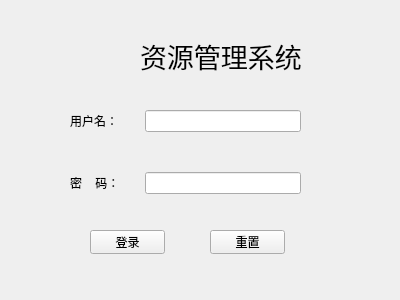
<?xml version="1.0" encoding="UTF-8"?>
<ui version="4.0">
 <class>Form</class>
 <widget class="QWidget" name="Form">
  <property name="geometry">
   <rect>
    <x>0</x>
    <y>0</y>
    <width>400</width>
    <height>300</height>
   </rect>
  </property>
  <property name="windowTitle">
   <string>管理员登录</string>
  </property>
  <widget class="QWidget" name="formLayoutWidget">
   <property name="geometry">
    <rect>
     <x>60</x>
     <y>100</y>
     <width>251</width>
     <height>111</height>
    </rect>
   </property>
   <layout class="QFormLayout" name="formLayout">
    <property name="horizontalSpacing">
     <number>25</number>
    </property>
    <property name="verticalSpacing">
     <number>40</number>
    </property>
    <property name="leftMargin">
     <number>10</number>
    </property>
    <property name="topMargin">
     <number>10</number>
    </property>
    <property name="rightMargin">
     <number>10</number>
    </property>
    <property name="bottomMargin">
     <number>10</number>
    </property>
    <item row="0" column="0">
     <widget class="QLabel" name="label">
      <property name="text">
       <string>用户名：</string>
      </property>
     </widget>
    </item>
    <item row="0" column="1">
     <widget class="QLineEdit" name="username_input"/>
    </item>
    <item row="1" column="0">
     <widget class="QLabel" name="label_2">
      <property name="text">
       <string>密    码：</string>
      </property>
     </widget>
    </item>
    <item row="1" column="1">
     <widget class="QLineEdit" name="password_input">
      <property name="echoMode">
       <enum>QLineEdit::Password</enum>
      </property>
     </widget>
    </item>
   </layout>
  </widget>
  <widget class="QPushButton" name="logbtn">
   <property name="geometry">
    <rect>
     <x>90</x>
     <y>230</y>
     <width>75</width>
     <height>24</height>
    </rect>
   </property>
   <property name="text">
    <string>登录</string>
   </property>
   <property name="icon">
    <iconset>
     <normaloff>../images/login.png</normaloff>../images/login.png</iconset>
   </property>
  </widget>
  <widget class="QPushButton" name="resetbtn">
   <property name="geometry">
    <rect>
     <x>210</x>
     <y>230</y>
     <width>75</width>
     <height>24</height>
    </rect>
   </property>
   <property name="text">
    <string>重置</string>
   </property>
   <property name="icon">
    <iconset>
     <normaloff>../images/re.png</normaloff>../images/re.png</iconset>
   </property>
  </widget>
  <widget class="QLabel" name="label_3">
   <property name="geometry">
    <rect>
     <x>140</x>
     <y>40</y>
     <width>171</width>
     <height>31</height>
    </rect>
   </property>
   <property name="font">
    <font>
     <pointsize>20</pointsize>
    </font>
   </property>
   <property name="text">
    <string>资源管理系统</string>
   </property>
  </widget>
  <widget class="QLabel" name="label_4">
   <property name="geometry">
    <rect>
     <x>60</x>
     <y>10</y>
     <width>81</width>
     <height>81</height>
    </rect>
   </property>
   <property name="text">
    <string/>
   </property>
   <property name="pixmap">
    <pixmap>../images/logo.png</pixmap>
   </property>
  </widget>
 </widget>
 <resources/>
 <connections/>
</ui>
